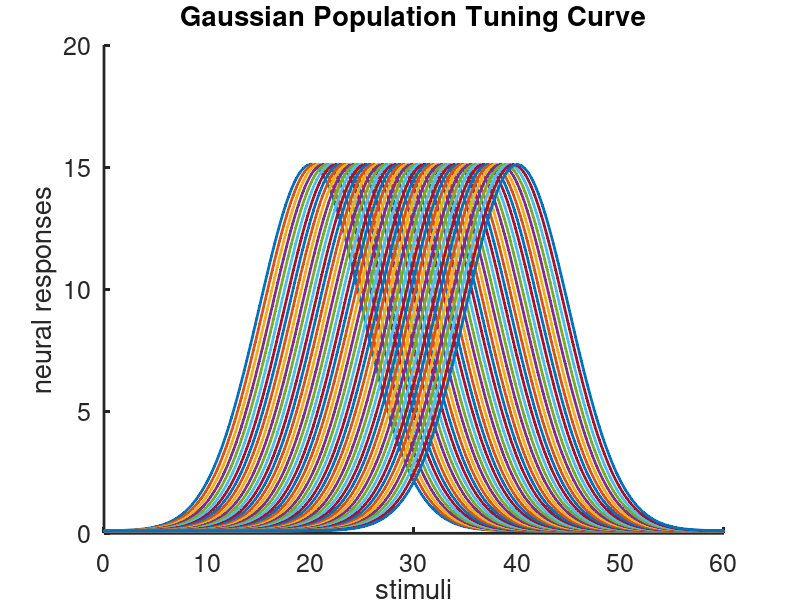
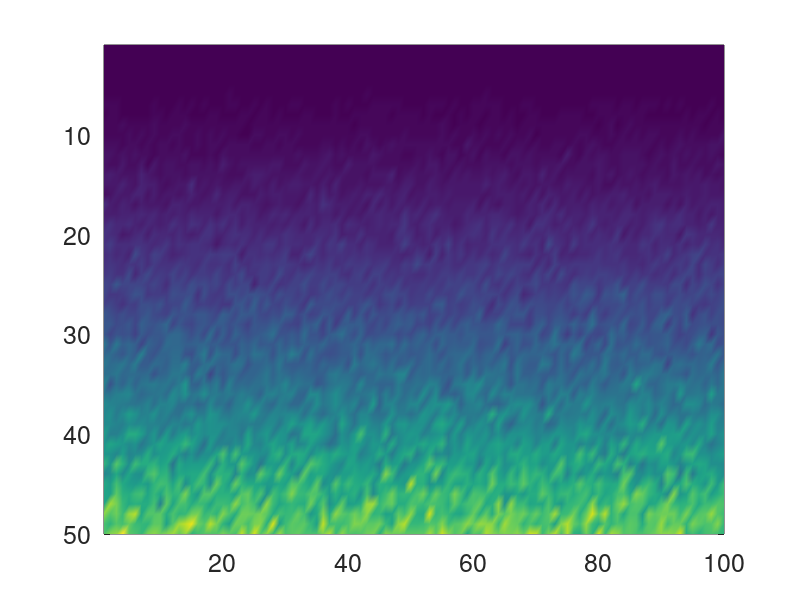

Here is the MATLAB script that generated these plots, in order: (Note: this script raises an error after producing the figures.)
%*************************************************************************************
% Negative-Binomial Fano Factor Analysis.
%*************************************************************************************
% NEURL-UA  302
% Final Project
% Author: Mark Kuang
% Email: yk2516@nyu.edu
% Creation Date: Dec 6, 2020
%*************************************************************************************

tic
close all;clear;clc;
set(0,'DefaultLineLineWidth',2);

%% 1.1 Set parameters
g = 15;
b = 0.1;
sig_tc = 5;
struevec = linspace(0,60,1000);
sprefvec = linspace(20,40,50);

f_s = NaN(length(struevec),length(sprefvec));
mean_f_s = NaN(1,length(struevec)); 

for i = 1:length(struevec)
    s = struevec(i);
    f_s(i,:) = g * exp(-(s-sprefvec).^2/2/sig_tc^2) + b;
    mean_f_s(i) = mean(f_s(i,:));
end

mean_f_s_sort = sort(mean_f_s);

figure;
plot(struevec, f_s,'.-','LineWidth',2)
set(gca,'FontSize', 18'); box off;
set(gca,'LineWidth',2); xlabel('stimuli'); ylabel('neural responses')
title('Gaussian Population Tuning Curve');

% subplot(1,2,2);plot(struevec, mean_f_s,'.-','LineWidth',2)
% set(gca,'FontSize', 18'); box off;
% set(gca,'LineWidth',2); xlabel('stimuli'); ylabel('mean responses')
% title('Mean spike count');

%% 1.2 Poisson-Gamma Encoding
num_trials = 100; 
scale_shape_s = linspace(1,81,50);

[gamma_par,modpoi] = deal(NaN(length(scale_shape_s),num_trials));
[mean_modpoi,var_modpoi]= deal(NaN(1,length(scale_shape_s)));
modpoi_data = NaN(length(scale_shape_s),num_trials,length(mean_f_s));
[mean_modpoi_data,var_modpoi_data]= deal(NaN(length(scale_shape_s),length(mean_f_s)));

for i = 1:length(scale_shape_s) % iterate over 50 different scale parameters
    
    current_iterate = i
    scale_s = scale_shape_s(i);
    %*************************************************************************************
    % test: try to see the change in shape_r
    shape_r = scale_s;
    % shape_r = 1 / scale_s;
    %*************************************************************************************
    
    for j = 1:num_trials
        % poisson-gamma stimulation without f(s)
        gamma_par(i,j) = gamrnd(shape_r,scale_s);
        modpoi(i,j) = poissrnd(gamma_par(i,j));
        
        % poisson-gamma stimulation with f(s)
        modpoi_data(i,j,:) = poissrnd(gamma_par(i,j) * mean_f_s_sort);
        
        % pars_temp = nbinfit(modpoi_data(i,j,:));

    end
        
    % poisson-gamma mean & variance with f(s)
    % gonna double check on this! this mean modpoi data & var modpoi data! 
        
    % now mean is 50x1000, for 50 increasing scale pars s, 1000 increasing
    % f(S)
    mean_modpoi_data(i,:) = mean(modpoi_data(i,:,:));
    
    % now variance is 50x1000, for 50 increasing scale pars s, 1000 increasing
    % f(S)
    var_modpoi_data(i,:) = var(modpoi_data(i,:,:));
    
end

%% plot gamma parameters

figure;
h = pcolor(gamma_par);

set(h,'Facecolor','interp')
set(h,'Linestyle','none')
set(gca,'YDir','reverse')
set(gca,'FontSize', 18);
colormap('parula')
% set(gca,'ytick',scale_shape_s)		

h = colorbar;
ylabel(h, 'mean population response bar')
xlabel('numbers of trials')
ylabel('scale parameter s indices (from 1 to 81 in 50 steps)')
title('heat map of gamma parameters')


%% 1.3 Fano factor Analysis

ff_modpoi_data = NaN(length(scale_shape_s),length(mean_f_s));
s_error = NaN(length(scale_shape_s),length(mean_f_s));

% mean_of_ff = NaN(1,length(scale_shape_s));
[beta,beta_true] = deal(NaN(1,5));

figure;

for i = 1:length(scale_shape_s)
    ff_modpoi_data(i,:) = var_modpoi_data(i,:) ./ mean_modpoi_data(i,:);
    
    s_est = (ff_modpoi_data(i,:) - 1) ./ scale_shape_s(i);
    s_error(i,:) = abs(mean_f_s_sort - s_est);
    
    if i <= 45
        subplot(1,2,1);
        plot(mean_f_s_sort,ff_modpoi_data(i,:));
        hold on;
    else
        plot(mean_f_s_sort,ff_modpoi_data(i,:));
        beta(i-45) = scale_shape_s(i);
        beta_true = string(beta);
        set(gca,'FontSize', 18'); box off;
        set(gca,'LineWidth',2); 
        xlabel('mean firing rate'); ylabel('fano factor');
        title('the growth of fano factor for growing scale parameter');
        legend(beta_true)
        hold on;
        
    end
    
end

subplot(1,2,2); hold on;
ff_end = ff_modpoi_data([46,47,48,49,50],:);

for i = 1:5
    plot(mean_f_s_sort,ff_end(i,:))
    set(gca,'FontSize', 18'); box off;
    set(gca,'LineWidth',2); 
    xlabel('mean firing rate'); ylabel('fano factor');
    title('Last five ');

end

legend(beta_true)



%% fano factor surf map
figure;
surf_fano = mesh(ff_modpoi_data);
colormap (parula (5))
c_ff = colorbar;
xlabel('Stimulus Value')
ylabel('Gamma Parameter')
zlabel('Fano Factor')
title('The Growth of Fano Factor r = s = sig_G^2')
c_ff.Label.String = 'Fano Factor Bar' ;


% %% fano factor heat map
% figure;
% h_fano = pcolor(ff_modpoi_data);
% 
% set(h_fano,'Facecolor','interp')
% set(h_fano,'Linestyle','none')
% set(gca,'YDir','reverse')
% colormap('cool')
% 
% h_fano = colorbar;
% ylabel(h_fano, 'fano factor bar')
% xlabel('stimulus values')
% ylabel('gamma parameters')
% title('the growth of fano factor with varying stimuli and gamma parameters')


%% error
figure;

for i = 2:length(scale_shape_s)
    plot(mean_f_s_sort,s_error(i,:));
    hold on
    set(gca,'FontSize', 18'); box off;
    set(gca,'LineWidth',2); 
    xlabel('mean firing rate'); ylabel('s error');
    title('error in the estimate');

end

%% error mountain
figure;
surf_error = mesh(s_error);
colormap (parula (5))
c_error = colorbar;
xlabel('Stimulus Value')
ylabel('Gamma Parameter')
zlabel('Error')
title('The Error Mountain for r = s = sig_G^2')
c_error.Label.String = 'Error Bar' ;




%% run time recording
toc
















